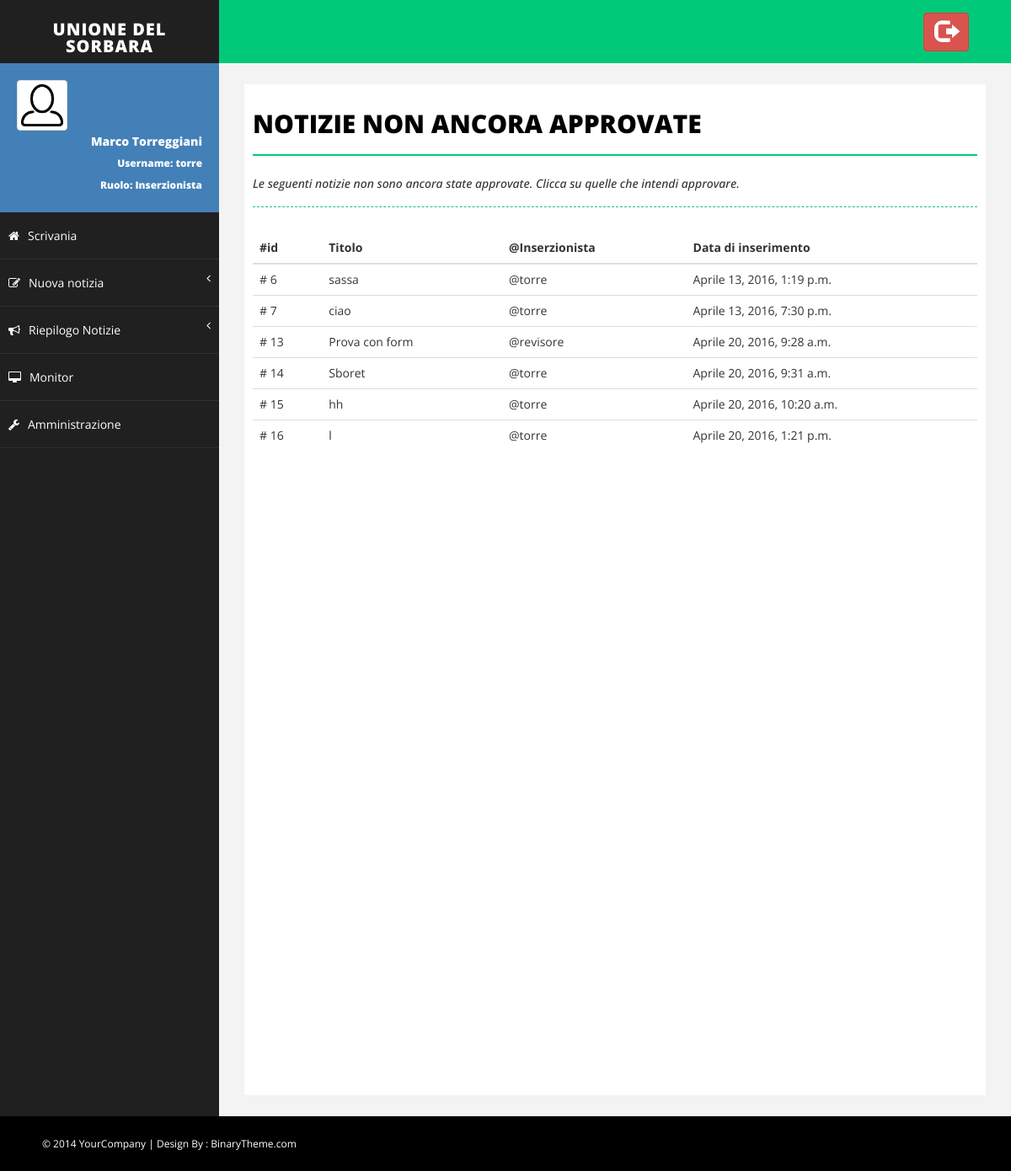
The app's page /NotizieDaApprovare (signed in), older data.
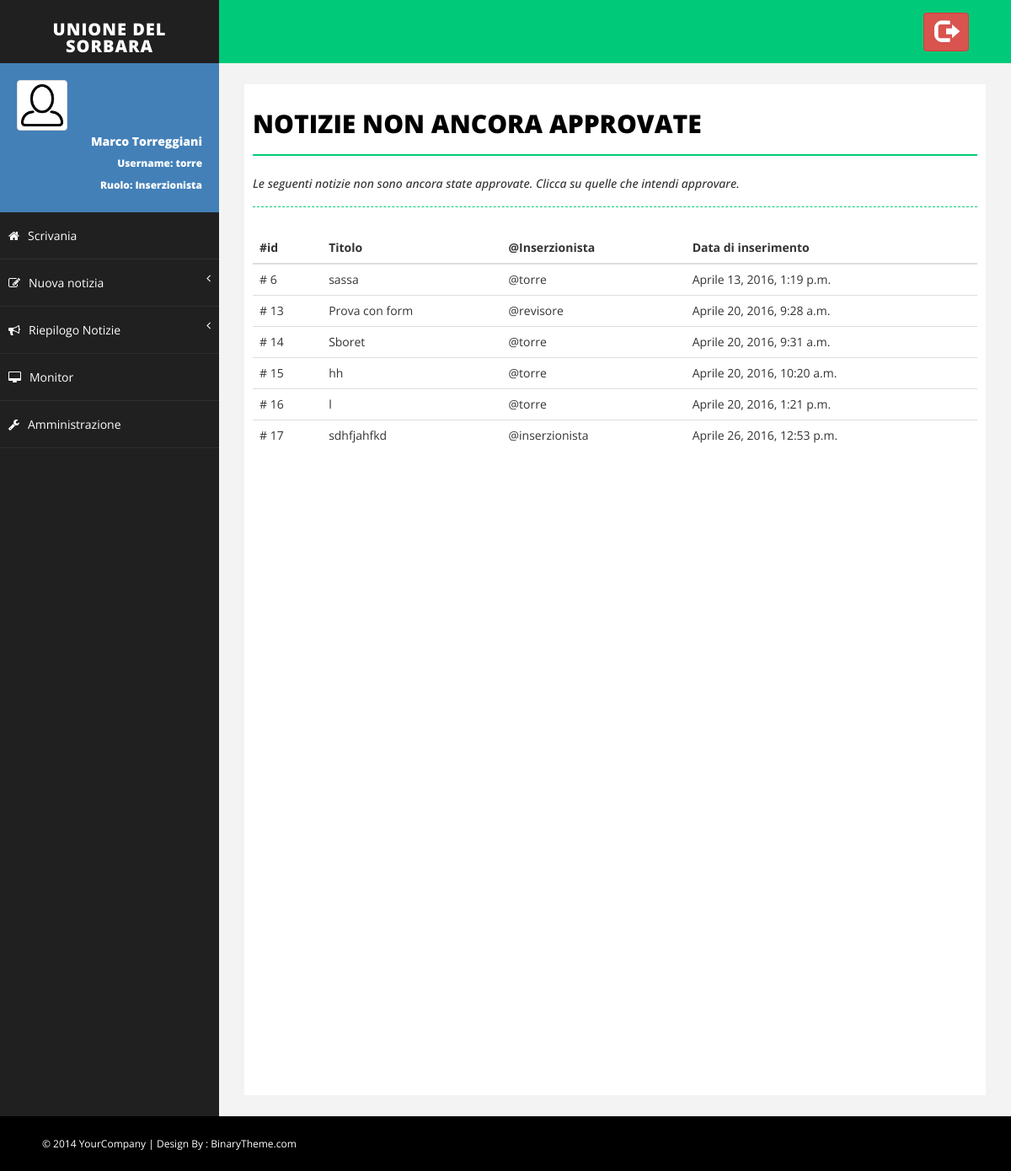
The same page, newer data.
### Monitor/models.py (models this page shows, shortened)
class Notizia(models.Model):
    titolo = models.CharField(max_length=settings.MAX_LUN_TITOLO)
    descrizione = models.TextField(max_length=settings.MAX_LUN_DESCRIZIONE)
    immagine = models.ImageField(upload_to=get_nome_immagine_notizia, default=None, blank=True)
    approvata = models.BooleanField(default=False)
    inserzionista = models.ForeignKey(MyUser)
    data_inserimento = models.DateTimeField(default=timezone.now)
    data_scadenza = models.DateTimeField(default=timezone.now()+datetime.timedelta(days=15))

class MyUser(AbstractUser):
    foto_profilo = models.ImageField(upload_to=get_nome_immagine_utente, default=settings.NO_PROFILO)
    notifiche = models.BooleanField(default=True)

### Monitor/views.py (the view)
# urls.py: url(r'^NotizieDaApprovare', views.notizie_da_approvare, name='notizie_da_approvare'),
@login_required(login_url='/login')
def notizie_da_approvare(request):
    notizie = Notizia.objects.filter(approvata=False)
    return render(request, 'Monitor/notizie_da_approvare.html', {'notizie': notizie})

### Monitor/templatetags/Monitor_extras.py (called while the page is built)
@register.filter(name='has_group')
def has_group(user, group_name):
    group = Group.objects.get(name=group_name)
    return True if group in user.groups.all() else False

@register.filter(name='is_admin')
def is_admin(user):
    return user.is_superuser

### Monitor/templates/Monitor/notizie_da_approvare.html
{% extends 'Monitor/base.html' %}
{% block body %}
    <div id="page-inner">
        <div class="row">
            <div class="col-md-12">
                <h1 class="page-head-line">Notizie non ancora approvate</h1>
                <h1 class="page-subhead-line">Le seguenti notizie non sono ancora state approvate.
                    Clicca su quelle che intendi approvare.</h1>
            </div>
        </div>
        {% if notizie|length == 0 %}
            <div class="panel">
                <div class="alert alert-success" role="alert">
                    Nessuna notizia da approvare! Tutte le notizie publicate sono visualizzate sui Monitor
                </div>
            </div>
        {% else %}
            <div class="table-responsive">
                <table class="table table-hover">
                    <thead>
                        <tr>
                            <th>#id</th>
                            <th>Titolo</th>
                            <th>@Inserzionista</th>
                            <th>Data di inserimento</th>
                        </tr>
                    </thead>
                    <tbody>
                        {% for notizia in notizie %}
                            <tr onclick = "location.href='{% url 'Monitor:approva_notizia' notizia.id %}'">
                                <td># {{ notizia.id }}</td>
                                <td>{{ notizia.titolo }}</td>
                                <td>@{{ notizia.inserzionista }}</td>
                                <td>{{ notizia.data_inserimento }}</td>
                            </tr>
                        {% endfor %}
                    </tbody>
                </table>
            </div>
        {% endif %}
    </div>
{% endblock %}

Row changes from the older to the newer data that the page shows:
no longer on this page (row edited): Notizia: id "7", titolo "ciao", inserzionista "torre", data_inserimento "Aprile 13, 2016, 7:30 p.m."
added Notizia: id "17", titolo "sdhfjahfkd", inserzionista "inserzionista", data_inserimento "Aprile 26, 2016, 12:53 p.m."
